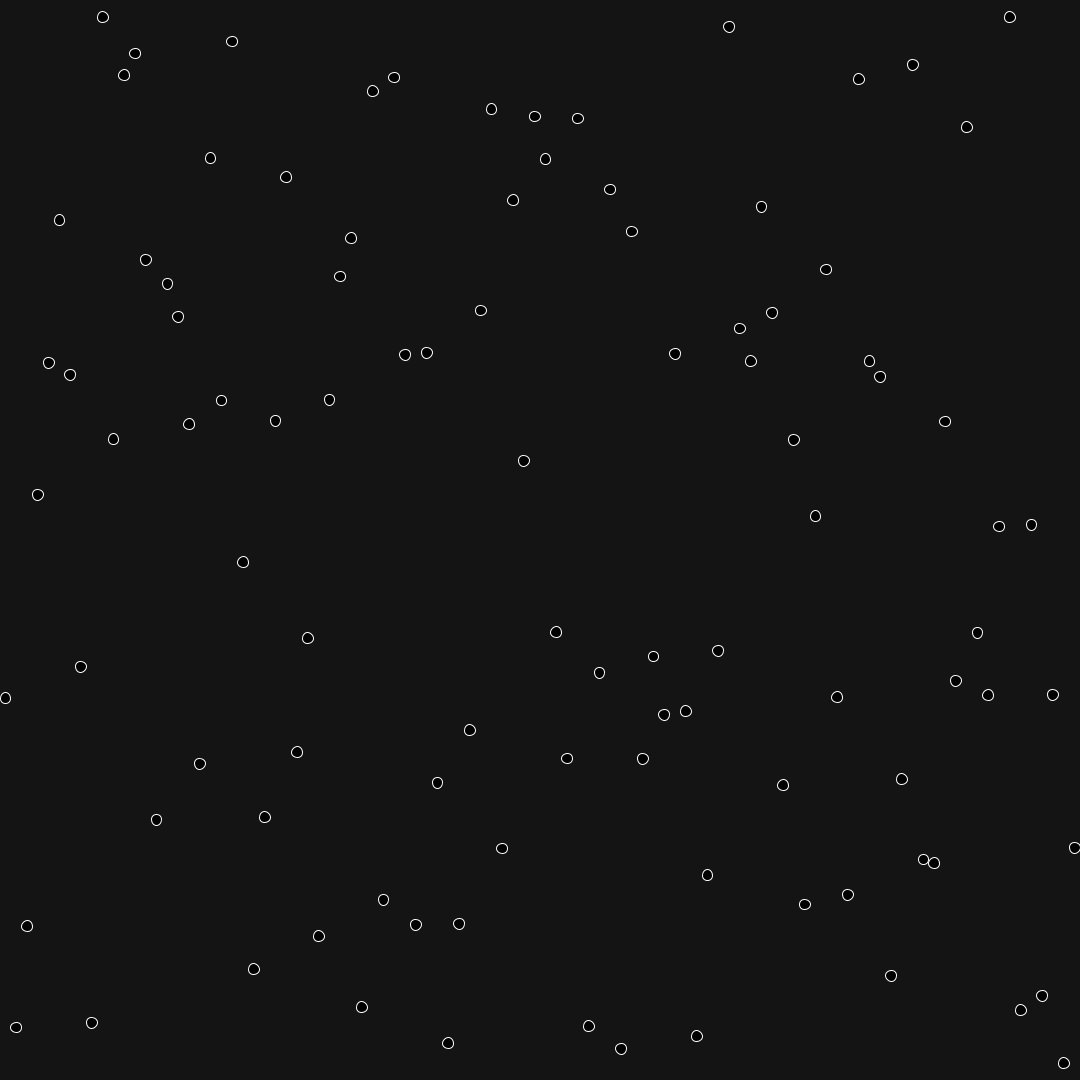
Frame 1 (no input)
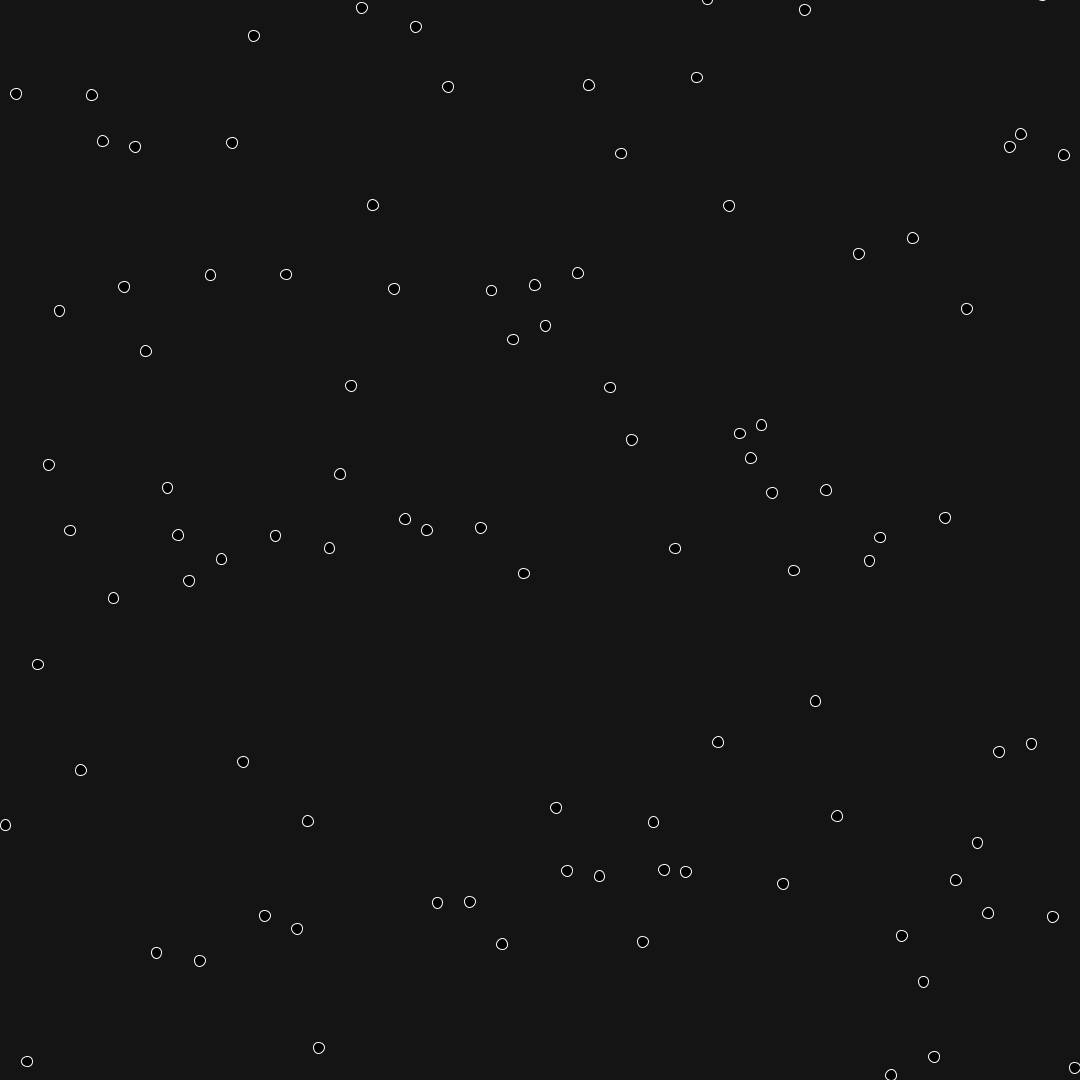
Frame 60 (the mouse pressed at the canvas centre just before this capture)
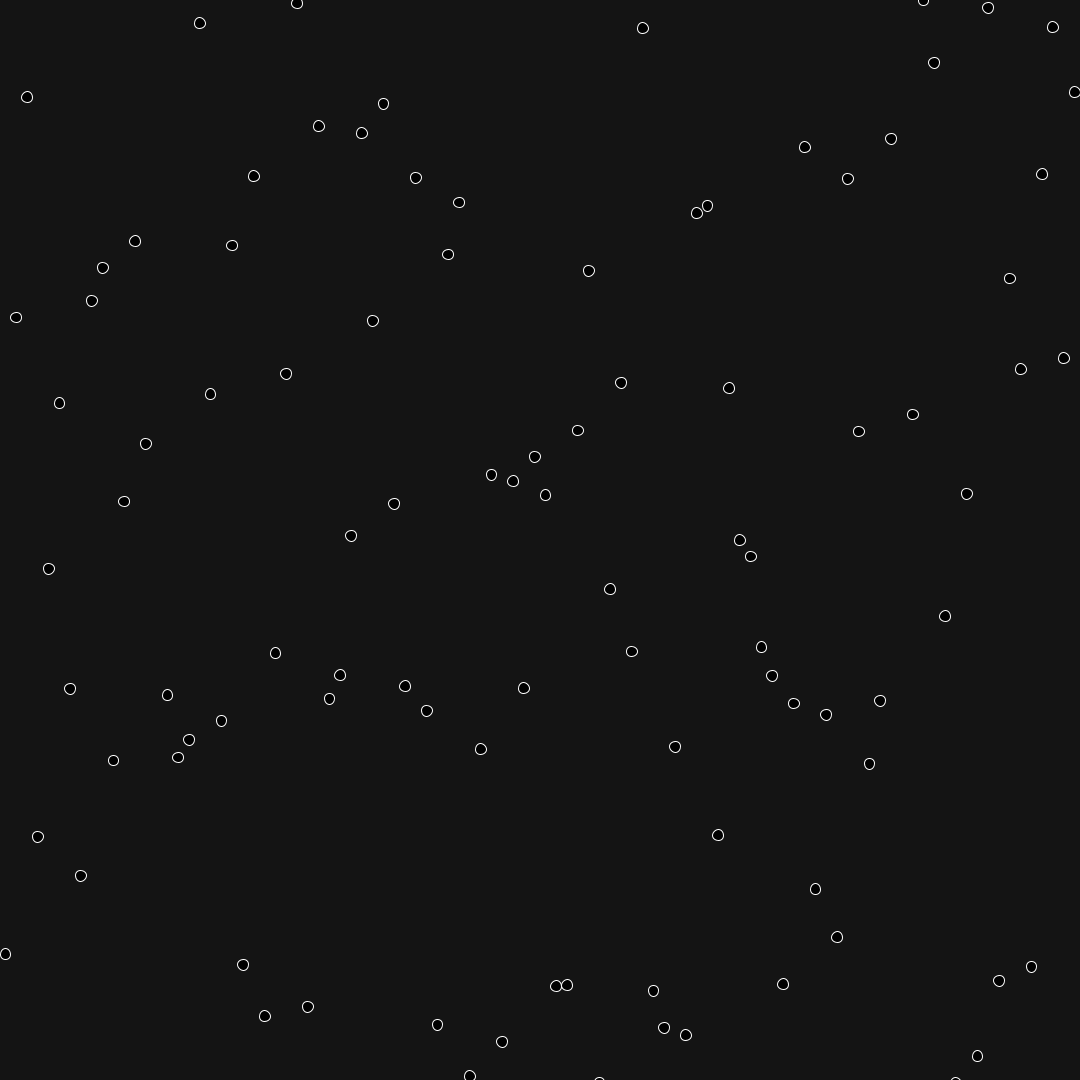
Frame 120 (the mouse held since frame 60 and released just before this capture)

The Processing sketch that drew these frames (run headless with seeded random() and noise(); from frame 60 on, the mouse is pressed at the canvas centre):

// Processing sketch: rain_03
// ── rain_03.pde
// Change it to 400 or something ;)
int numberOfDrops = 100;

// Lets start with 2 empty arrays. We just mention to the code that we want to use these later on:
float[] positionsY;
float[] fallSpeeds;

float step;


void setup() {
  size(1080, 1080);

  step = float(width)/numberOfDrops;
  stroke(255);
  fill(0);
  smooth();

  //Time to fill the arrays:

  positionsY = new float[numberOfDrops];
  fallSpeeds = new float[numberOfDrops];

  for (int i = 0; i < positionsY.length; i++) {
    positionsY[i] = random(height);
    fallSpeeds[i] = random(1.5, 4);
  }
}

void draw() {

  background(20);

  for (int i = 0; i < positionsY.length; i++) {

    float x = i*step + step/2;

    ellipse(x, positionsY[i], step, step);

    positionsY[i] += fallSpeeds[i];

    if (positionsY[i] >= height+step) {
      positionsY[i] = -step;
      fallSpeeds[i] = random(1.5, 4);
    }
  }
}
